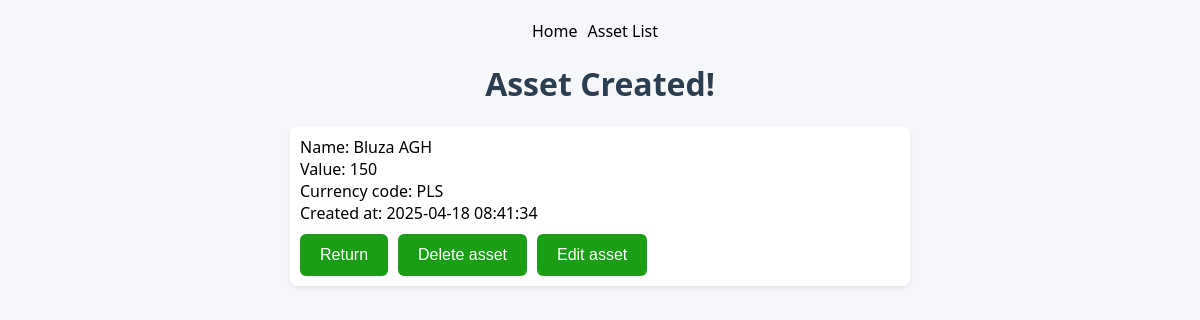
The page /asset/2 on the database as committed earlier.
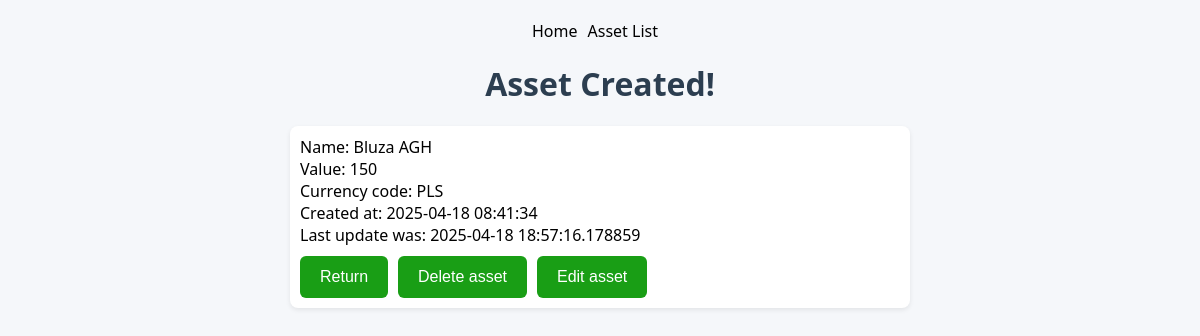
The same page on the database as committed later.
### base.py (models this page shows)
class Asset(db.Model):  # Majątek
    __tablename__ = 'assets'
    id = db.Column(db.Integer, primary_key=True)
    name = db.Column(db.String(50), nullable=False)
    value = db.Column(db.Integer, nullable=False)
    currency = db.Column(db.String(3), nullable=False)
    is_pln = db.Column(db.Boolean, default=False)
    time_created = db.Column(db.DateTime(timezone=True), default=lambda: datetime.now(LOCAL_TIMEZONE))
    time_updated = db.Column(db.DateTime(timezone=True), onupdate=lambda: datetime.now(LOCAL_TIMEZONE))

### app.py (the view)
@app.route("/asset/<int:id>", methods=["GET", "POST"])
def asset_detail(id):
    asset = db.get_or_404(Asset, id)
    if request.method == "POST":
        return redirect(url_for("asset_list"))
    return render_template("asset/detail.html", asset=asset)

### templates/asset/detail.html (shortened to what this page needs)
<!DOCTYPE html>
<html lang="en">
<head>
    <link rel="stylesheet" href="{{ url_for('static', filename='style.css') }}">
</head>
<body>
    <div class="nav-buttons">
        <a class="clickable" href="{{ url_for('home') }}">Home</a>
        <a class="clickable" href="{{ url_for('asset_list') }}">Asset List</a>
    </div>
    <h1>Asset Created!</h1>
    <ul>
    <li>
        <div>
            <a>Name: {{ asset.name | safe}}</a><br>
            <a>Value: {{ asset.value | safe}}</a><br>
            <a>Currency code: {{ asset.currency | safe}}</a><br>
            <a>Created at: {{ asset.time_created | safe}}</a><br>
            {% if asset.time_updated != None %}
                <a>Last update was: {{ asset.time_updated | safe }}</a><br>
            {% endif %}
        </div>
        <div style="display: flex; gap: 10px; padding-top: 10px">
            <form method="post" action="{{ url_for('asset_detail', id=asset.id) }}">
                <button type="submit">Return</button>
            </form>
            <form method="post" action="{{ url_for('asset_delete', id=asset.id) }}">
                <button type="submit">Delete asset</button>
            </form>
            <form action="{{ url_for('asset_edit', id=asset.id) }}">
                <button type="submit">Edit asset</button>
            </form>
        </div>
    </li>
    </ul>
</body>
</html>

Rows that differ between the two databases and show on the page:
changed Asset "Bluza AGH": time_updated (not shown) → "2025-04-18 18:57:16.178859"
Other text that changed with them:
text now shown: "Last update was:"
